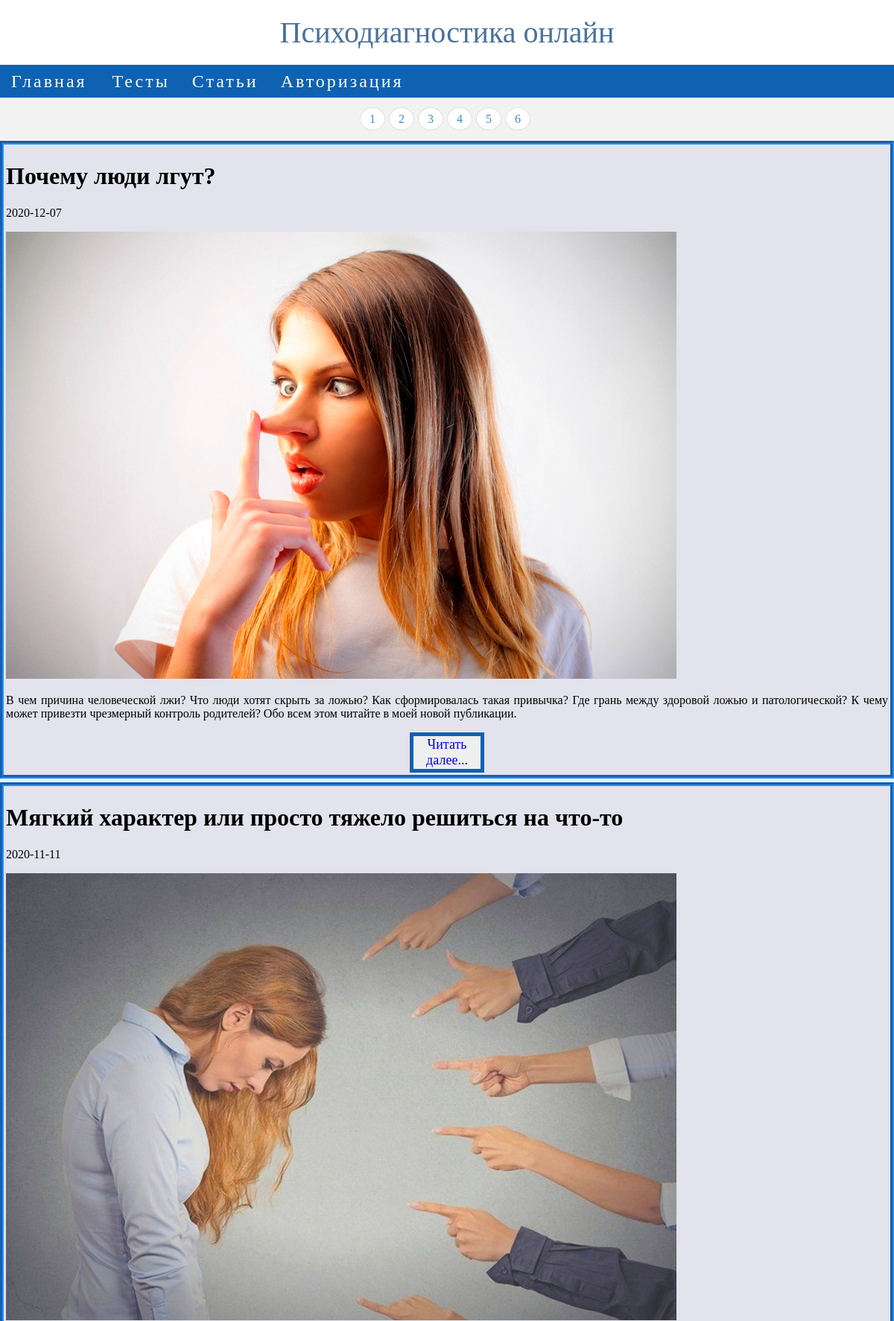
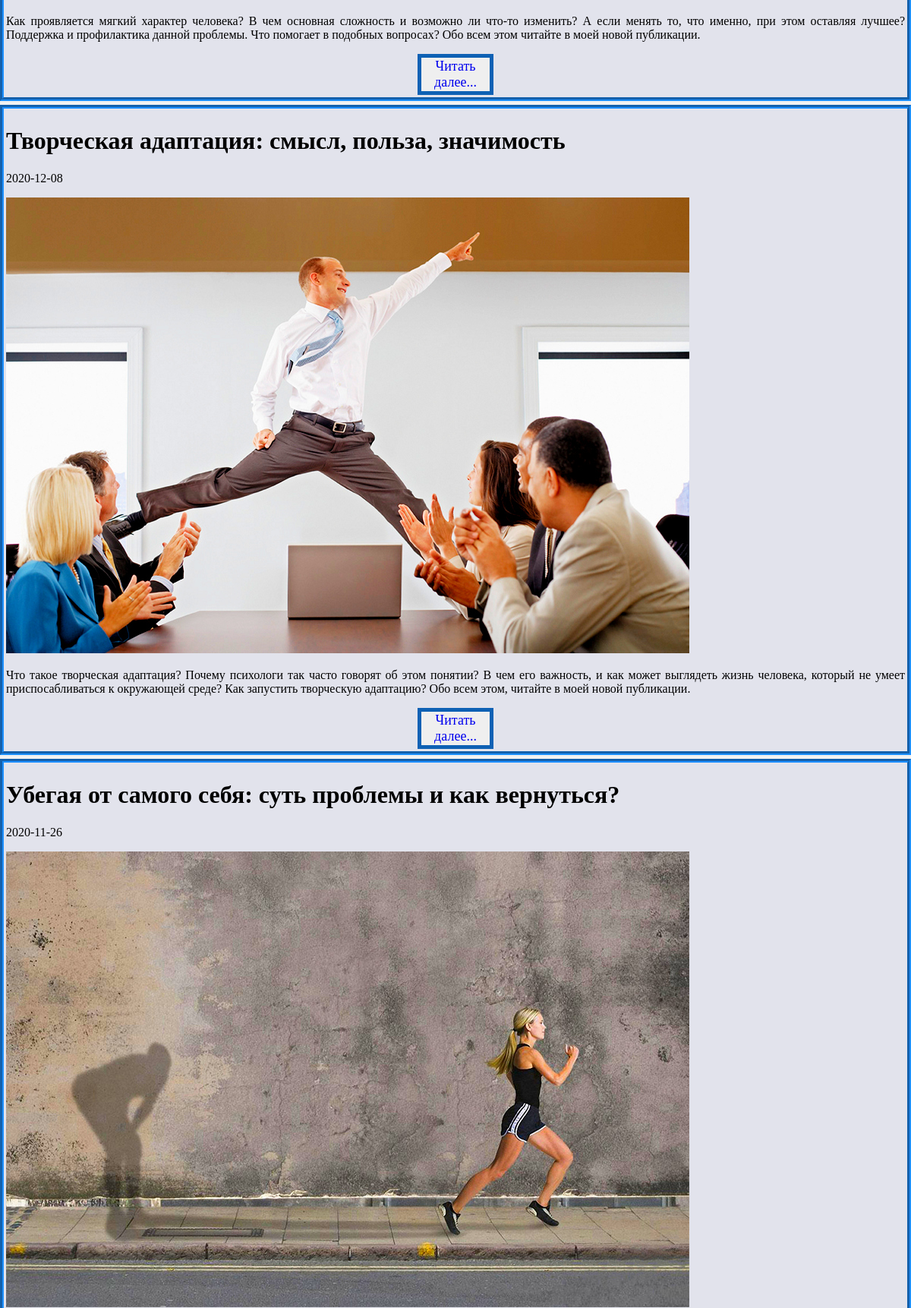
/?page=3 (upper part), run on the app's committed database (2 pictures, top to bottom).
### tables this page shows
CREATE TABLE `article` (
  `idarticle` int(11) NOT NULL,
  `article_title` varchar(100) NOT NULL,
  `article_description` text NOT NULL,
  `article_text` text NOT NULL,
  `article_date` date NOT NULL,
  `article_image` varchar(100) NOT NULL,
  `idcategory_article` int(11) NOT NULL
);

### classes/main.php (the view, shortened to what this page needs)
<?php
class main extends Meta
{
    public function get_content()
    {
        $page = (empty($_GET['page']) ? 1 : intval($_GET['page']));
        $notesOnPage = 5;
        $from = ($page - 1) * $notesOnPage;
        $query = "SELECT idarticle, article_title, article_description, article_date, article_image FROM article
WHERE idarticle > 0 LIMIT $from,$notesOnPage";
        $result = mysqli_query($this->db, $query);
        $query = "SELECT COUNT(*) as count FROM article";
        $result2 = mysqli_query($this->db, $query);
        $count = mysqli_fetch_assoc($result2)['count'];
        $pagesCount = ceil($count / $notesOnPage);
        echo '<div class="pagination-article">';
        for ($i = 1; $i <= $pagesCount; $i++) {
            printf("<a href='?page=$i'>$i</a>");
        }
        echo '</div>';
        $data = null;
        for ($data = []; $row = mysqli_fetch_assoc($result); $data[] = $row) ;
        echo '<div id = "main">';
        foreach ($data as $row) {
            printf("<div class='block'>
<p>%s</p>
<p>%s</p>
<p><img src = '%s'>%s</p>
<button class='btn' id='btn'><a class='link' href  ='?option=view_article&idarticle=%s'>Читать далее...</a></button>
</div>", $row['article_title'], $row['article_date'], $row['article_image'], $row['article_description'], $row['idarticle']);
        }
        echo '</div>';
    }
}

### Style.css (style rules this page uses)
* { box-sizing: border-box; }
body { margin: 0; background: #f2f2f2; }
button.btn { color: #0b43dd; padding: auto; width: 100px; text-decoration: none; text-align: center; margin: auto; display: block; background-image: linear-gradient(to left, transparent, transparent 50%, #d7dfff 50%, #d7dfff); background-position: 100% 0; background-size: 200% 100%; transition: all .25s ease-in; font: 400 18px tahoma; border: 5px solid #0e61b4; }
a.link { text-decoration: none; }
.block { border: 5px groove #1E90FF; padding: 3px; margin-bottom: 5px; background-color: #e2e3ec; text-align: justify; }
.pagination-article { margin: 20px; text-align: center; }
.pagination-article a { border: 1px solid #ddd; border-radius: 50%; padding: 6px 12px; text-decoration: none; background: #fff; color: #428bca; margin: 0 5px 0 0; }

### data on the page
article: article_title "Почему люди лгут?", article_date "2020-12-07", article_image (picture), article_description "В чем причина человеческой лжи? Что люди хотят скрыть за ложью? Как сформировалась такая привычка? Где грань между здоровой ложью и патологической? К чему может привезти чрезмерный контроль родителей? Обо всем этом читайте в моей новой публикации."
article: article_title "Мягкий характер или просто тяжело решиться на что-то", article_date "2020-11-11", article_image (picture), article_description "Как проявляется мягкий характер человека? В чем основная сложность и возможно ли что-то изменить? А если менять то, что именно, при этом оставляя лучшее? Поддержка и профилактика данной проблемы. Что помогает в подобных вопросах? Обо всем этом читайте в моей новой публикации."
article: article_title "Творческая адаптация: смысл, польза, значимость", article_date "2020-12-08", article_image (picture), article_description "Что такое творческая адаптация? Почему психологи так часто говорят об этом понятии? В чем его важность, и как может выглядеть жизнь человека, который не умеет приспосабливаться к окружающей среде? Как запустить творческую адаптацию? Обо всем этом, читайте в моей новой публикации."
article: article_title "Убегая от самого себя: суть проблемы и как вернуться?", article_date "2020-11-26", article_image (picture)
